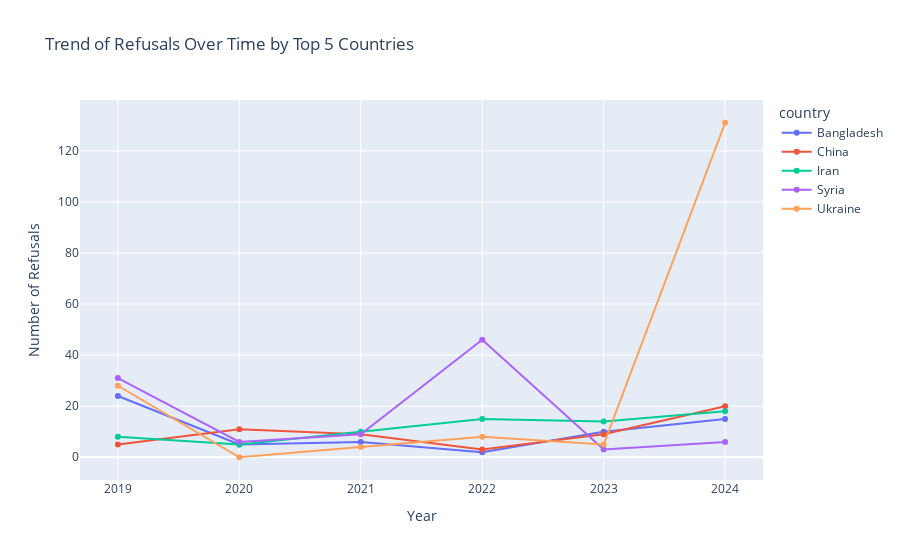

Notebook code for this chart:
### Markdown cell above
## Trend of Refusals Over Time by Top 5 Countries

### Code cell
# Summarize total refusals per country per year
df_country_year = df.groupby(["country", "year"])["count"].sum().reset_index()

# Select the top 5 countries with the highest total number of refusals
top_countries_overall = df_country_year.groupby("country")["count"].sum().nlargest(5).index
df_top_country_year = df_country_year[df_country_year["country"].isin(top_countries_overall)]

# Plot line chart of refusal trends over time
fig_country_trend = px.line(
    df_top_country_year,
    x="year",
    y="count",
    color="country",
    markers=True,
    title="Trend of Refusals Over Time by Top 5 Countries",
    labels={"count": "Number of Refusals", "year": "Year"}
)

fig_country_trend.show()

### Figure 1 — Plotly figure (JSON) as saved in the notebook; plotly's stock layout.template omitted (floating-point values rounded to 4 significant figures)
{"data": [{"hovertemplate": "country=Bangladesh<br>Year=%{x}<br>Number of Refusals=%{y}<extra></extra>", "legendgroup": "Bangladesh", "line": {"color": "#636efa", "dash": "solid"}, "marker": {"symbol": "circle"}, "mode": "lines+markers", "name": "Bangladesh", "orientation": "v", "showlegend": true, "type": "scatter", "x": [2019, 2020, 2021, 2022, 2023, 2024], "xaxis": "x", "y": [24, 5, 6, 2, 10, 15], "yaxis": "y"}, {"hovertemplate": "country=China<br>Year=%{x}<br>Number of Refusals=%{y}<extra></extra>", "legendgroup": "China", "line": {"color": "#EF553B", "dash": "solid"}, "marker": {"symbol": "circle"}, "mode": "lines+markers", "name": "China", "orientation": "v", "showlegend": true, "type": "scatter", "x": [2019, 2020, 2021, 2022, 2023, 2024], "xaxis": "x", "y": [5, 11, 9, 3, 9, 20], "yaxis": "y"}, {"hovertemplate": "country=Iran<br>Year=%{x}<br>Number of Refusals=%{y}<extra></extra>", "legendgroup": "Iran", "line": {"color": "#00cc96", "dash": "solid"}, "marker": {"symbol": "circle"}, "mode": "lines+markers", "name": "Iran", "orientation": "v", "showlegend": true, "type": "scatter", "x": [2019, 2020, 2021, 2022, 2023, 2024], "xaxis": "x", "y": [8, 5, 10, 15, 14, 18], "yaxis": "y"}, {"hovertemplate": "country=Syria<br>Year=%{x}<br>Number of Refusals=%{y}<extra></extra>", "legendgroup": "Syria", "line": {"color": "#ab63fa", "dash": "solid"}, "marker": {"symbol": "circle"}, "mode": "lines+markers", "name": "Syria", "orientation": "v", "showlegend": true, "type": "scatter", "x": [2019, 2020, 2021, 2022, 2023, 2024], "xaxis": "x", "y": [31, 6, 9, 46, 3, 6], "yaxis": "y"}, {"hovertemplate": "country=Ukraine<br>Year=%{x}<br>Number of Refusals=%{y}<extra></extra>", "legendgroup": "Ukraine", "line": {"color": "#FFA15A", "dash": "solid"}, "marker": {"symbol": "circle"}, "mode": "lines+markers", "name": "Ukraine", "orientation": "v", "showlegend": true, "type": "scatter", "x": [2019, 2020, 2021, 2022, 2023, 2024], "xaxis": "x", "y": [28, 0, 4, 8, 5, 131], "yaxis": "y"}], "layout": {"legend": {"title": {"text": "country"}, "tracegroupgap": 0}, "title": {"text": "Trend of Refusals Over Time by Top 5 Countries"}, "xaxis": {"anchor": "y", "domain": [0, 1], "title": {"text": "Year"}}, "yaxis": {"anchor": "x", "domain": [0, 1], "title": {"text": "Number of Refusals"}}}}
